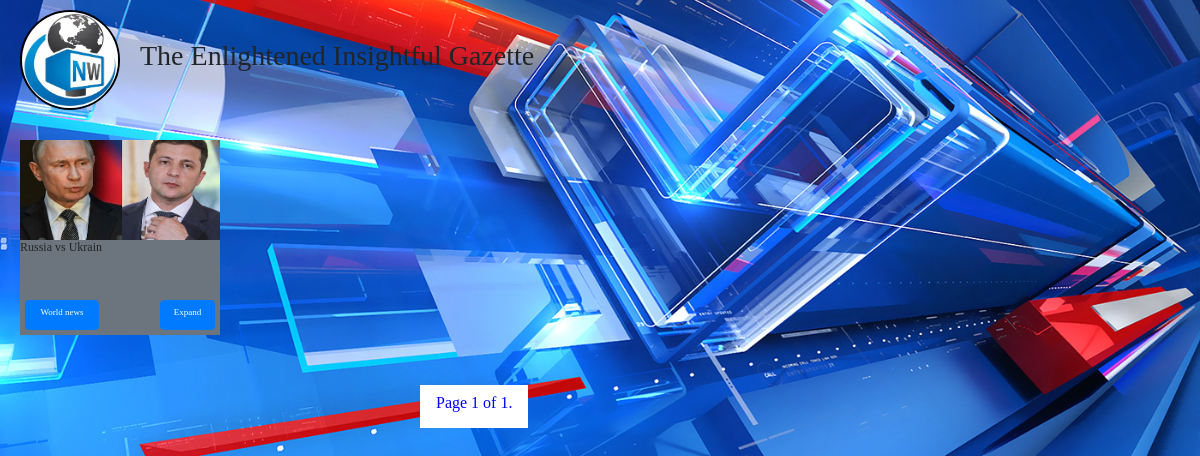
Page /category/1 on the earlier database version.
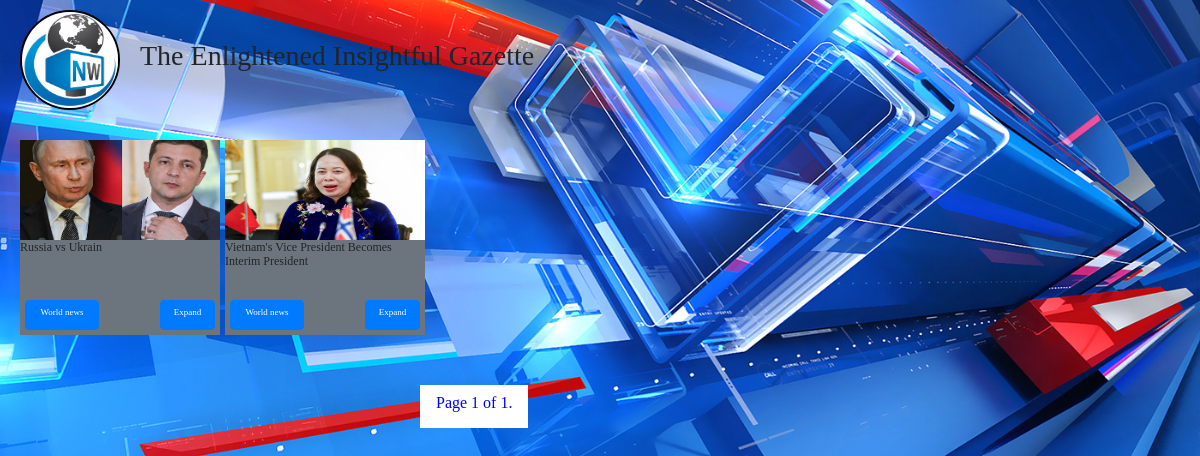
Same page on the later database version.
### newsInfo/models.py (models this page shows, shortened)
class NewsModel(models.Model):
    news_title = models.TextField(help_text="Название товара")
    news_category = models.ForeignKey(CategoryModel, on_delete=models.CASCADE, null=True, blank=True)
    news_description = models.TextField()
    news_image = models.FileField(upload_to="news_images")
    news_created_at = models.DateTimeField(auto_now_add=True)
    class Meta:
        verbose_name = "News"
        verbose_name_plural = "News info"

class CategoryModel(models.Model):
    category_title = models.CharField(max_length=50)
    created_at = models.DateTimeField(auto_now_add=True)
    def __str__(self):
        return self.category_title
    class Meta:
        verbose_name = "News category",
        verbose_name_plural = "News categories"

### newsInfo/views.py (the view)
# urls.py: path("category/<int:pk>", CategoriesPage.as_view()),
class CategoriesPage(ListView):
    form = SearchForms
    paginate_by = 5
    template_name = "bad.html"
    context_object_name = "categories_page"
    model = NewsModel
    def get_queryset(self):
        value = self.kwargs.get("pk")
        query_set = NewsModel.objects.filter(news_category=value)
        return query_set

### templates/bad.html (shortened to what this page needs)
<!DOCTYPE html>
<html lang="en">
<head>
    <link href="https://stackpath.bootstrapcdn.com/bootstrap/4.5.2/css/bootstrap.min.css" rel="stylesheet">
</head>
<body style="margin:0;padding:0;background-image:url('/media/image/orqa1.jpeg');background-size:cover;
background-position:center;">
    <header>
        <div style="margin-top:10px;display:flex;">
            <div>
                <img src="/media/image/OIP.jpeg" style="border-radius:50%;
        border:2px solid black;margin-bottom:10px;margin-left:20px; width:100px;height:100px">
            </div>
            <div style="margin-left:20px;padding-top:29px; font-family:Stencil Std, fantasy">
                <h3>The Enlightened Insightful Gazette</h3>
            </div>
        </div>
    </header>
    {% if categories_page %}
<div style="margin-left:5px;margin-right:10px;margin-top:20px;display:flex;" class="container" >
        {% for news in categories_page %}
        <div class="bg-secondary"style="margin-right:5px;">
            <div style="flex:1;">
                <div style="width:200px;height:100px;">
                    <img style="width:200px;height:100px;" src="{{ news.news_image.url }}">
                </div>
                <div style="width:200px;height:60px;" >
                    <h6 style="font-family:URW Chancery L, cursive;font-size:12px;width:200px;height:60px;">{{ news.news_title }}</h6>
                </div>
                <div style="display:flex; justify-content:space-between;">
                    <div class="btn btn-primary" style="margin-left:5px;margin-bottom:5px; width:74px;height:30px;">
                        <a href="/category/{{ news.news_category.id }}"><h6 style="font-family:Apple Chancery, cursive;color:white;font-size:9px;">{{news.news_category}}</h6></a>
                    </div>
                    <div class="btn btn-primary" style="text-align:center;margin-right:5px;margin-bottom:5px;width:55px;height:30px;">
                        <a href="/news/{{ news.pk }}"><h6 style="font-family:Apple Chancery, cursive;color:white; font-size:9px;">Expand</h6></a>
                    </div>
                </div>
            </div>
        </div>
        {% endfor %}
    </div>
<div class="pagination" style="margin-top:50px;margin-left:420px;">
    <div class="step-links" style="display:flex;background-color:white;">
        <h6 class="nav-link" style="background-color:white;font-family:Apple Chancery, cursive;color:blue;">Page {{ page_obj.number }} of {{ page_obj.paginator.num_pages }}.</h6>
    </div>
</div>
{% endif %}
</body>
</html>

Differences in the rows shown:
added NewsModel: news_image (picture), news_title "Vietnam's Vice President Becomes Interim President", news_category "World news"
